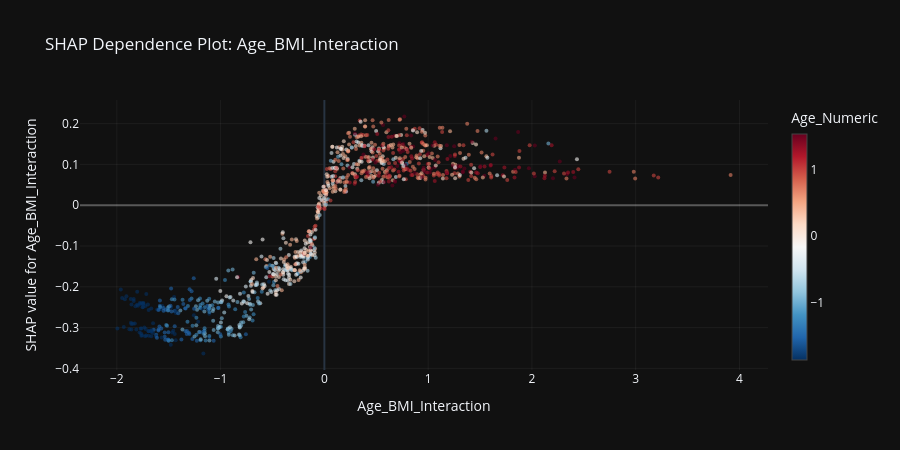
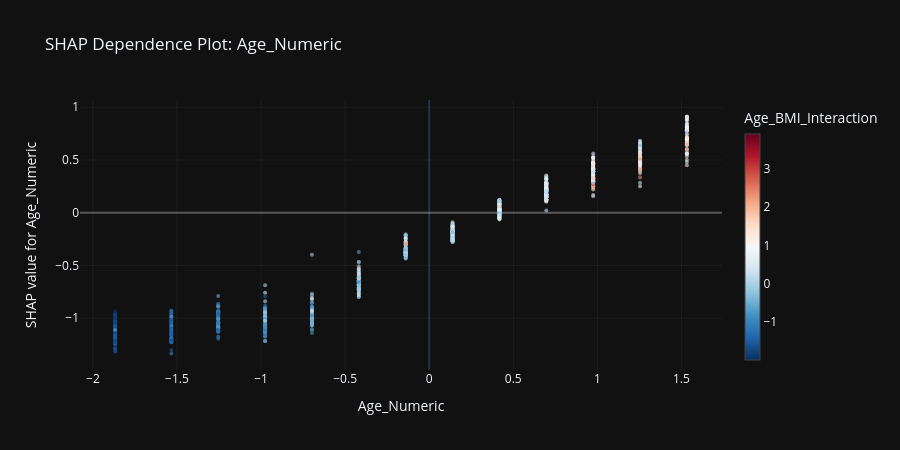

Notebook cell for these charts, in order:
### Code cell
# 4. SHAP Dependence Plots — Plotly
def plotly_shap_dependence(feature, shap_values, X_data, feature_names):
    """Create a Plotly SHAP dependence plot."""
    col_idx = list(feature_names).index(feature)
    sv = shap_values[:, col_idx]
    fv = X_data[feature].values
    
    # Find the best interaction feature (highest correlation with SHAP values)
    correlations = []
    for i, fname in enumerate(feature_names):
        if fname == feature:
            correlations.append(0)
            continue
        corr = np.abs(np.corrcoef(X_data.iloc[:, i].values, sv)[0, 1])
        correlations.append(corr if not np.isnan(corr) else 0)
    interact_idx = np.argmax(correlations)
    interact_vals = X_data.iloc[:, interact_idx].values
    interact_name = feature_names[interact_idx]
    
    fig = go.Figure(go.Scatter(
        x=fv,
        y=sv,
        mode='markers',
        marker=dict(
            color=interact_vals,
            colorscale='RdBu_r',
            size=4,
            opacity=0.6,
            colorbar=dict(title=interact_name, thickness=15),
        ),
        hovertemplate=f'<b>{feature}</b>: %{{x:.2f}}<br>SHAP: %{{y:.4f}}<extra></extra>',
    ))
    fig.update_layout(
        title=f'SHAP Dependence Plot: {feature}',
        xaxis=dict(title=feature, gridcolor='rgba(255,255,255,0.05)'),
        yaxis=dict(title=f'SHAP value for {feature}', zeroline=True,
                   zerolinecolor='rgba(255,255,255,0.3)', gridcolor='rgba(255,255,255,0.05)'),
        template='plotly_dark',
        height=450,
    )
    return fig

feat_names_list = X_test.columns.tolist()
if 'Age_BMI_Interaction' in X_test.columns:
    plotly_shap_dependence('Age_BMI_Interaction', shap_values, X_sample, feat_names_list).show()
if 'Age_Numeric' in X_test.columns:
    plotly_shap_dependence('Age_Numeric', shap_values, X_sample, feat_names_list).show()

### Figure 1 — Plotly figure (JSON) as saved in the notebook; plotly's stock layout.template omitted (floating-point values rounded to 4 significant figures; data arrays with more than 128 entries replaced by an {"elided": "..."} marker saying what was removed)
{"data": [{"hovertemplate": "<b>Age_BMI_Interaction</b>: %{x:.2f}<br>SHAP: %{y:.4f}<extra></extra>", "marker": {"color": {"elided": "1000 float values"}, "colorbar": {"thickness": 15, "title": {"text": "Age_Numeric"}}, "colorscale": [[0, "rgb(5,48,97)"], [0.1, "rgb(33,102,172)"], [0.2, "rgb(67,147,195)"], [0.3, "rgb(146,197,222)"], [0.4, "rgb(209,229,240)"], [0.5, "rgb(247,247,247)"], [0.6, "rgb(253,219,199)"], [0.7, "rgb(244,165,130)"], [0.8, "rgb(214,96,77)"], [0.9, "rgb(178,24,43)"], [1, "rgb(103,0,31)"]], "opacity": 0.6, "size": 4}, "mode": "markers", "type": "scatter", "x": {"elided": "1000 float values"}, "y": {"elided": "1000 float values"}}], "layout": {"height": 450, "title": {"text": "SHAP Dependence Plot: Age_BMI_Interaction"}, "xaxis": {"gridcolor": "rgba(255,255,255,0.05)", "title": {"text": "Age_BMI_Interaction"}}, "yaxis": {"gridcolor": "rgba(255,255,255,0.05)", "title": {"text": "SHAP value for Age_BMI_Interaction"}, "zeroline": true, "zerolinecolor": "rgba(255,255,255,0.3)"}}}

### Figure 2 — Plotly figure (JSON) as saved in the notebook; plotly's stock layout.template omitted (floating-point values rounded to 4 significant figures; data arrays with more than 128 entries replaced by an {"elided": "..."} marker saying what was removed)
{"data": [{"hovertemplate": "<b>Age_Numeric</b>: %{x:.2f}<br>SHAP: %{y:.4f}<extra></extra>", "marker": {"color": {"elided": "1000 float values"}, "colorbar": {"thickness": 15, "title": {"text": "Age_BMI_Interaction"}}, "colorscale": [[0, "rgb(5,48,97)"], [0.1, "rgb(33,102,172)"], [0.2, "rgb(67,147,195)"], [0.3, "rgb(146,197,222)"], [0.4, "rgb(209,229,240)"], [0.5, "rgb(247,247,247)"], [0.6, "rgb(253,219,199)"], [0.7, "rgb(244,165,130)"], [0.8, "rgb(214,96,77)"], [0.9, "rgb(178,24,43)"], [1, "rgb(103,0,31)"]], "opacity": 0.6, "size": 4}, "mode": "markers", "type": "scatter", "x": {"elided": "1000 float values"}, "y": {"elided": "1000 float values"}}], "layout": {"height": 450, "title": {"text": "SHAP Dependence Plot: Age_Numeric"}, "xaxis": {"gridcolor": "rgba(255,255,255,0.05)", "title": {"text": "Age_Numeric"}}, "yaxis": {"gridcolor": "rgba(255,255,255,0.05)", "title": {"text": "SHAP value for Age_Numeric"}, "zeroline": true, "zerolinecolor": "rgba(255,255,255,0.3)"}}}
